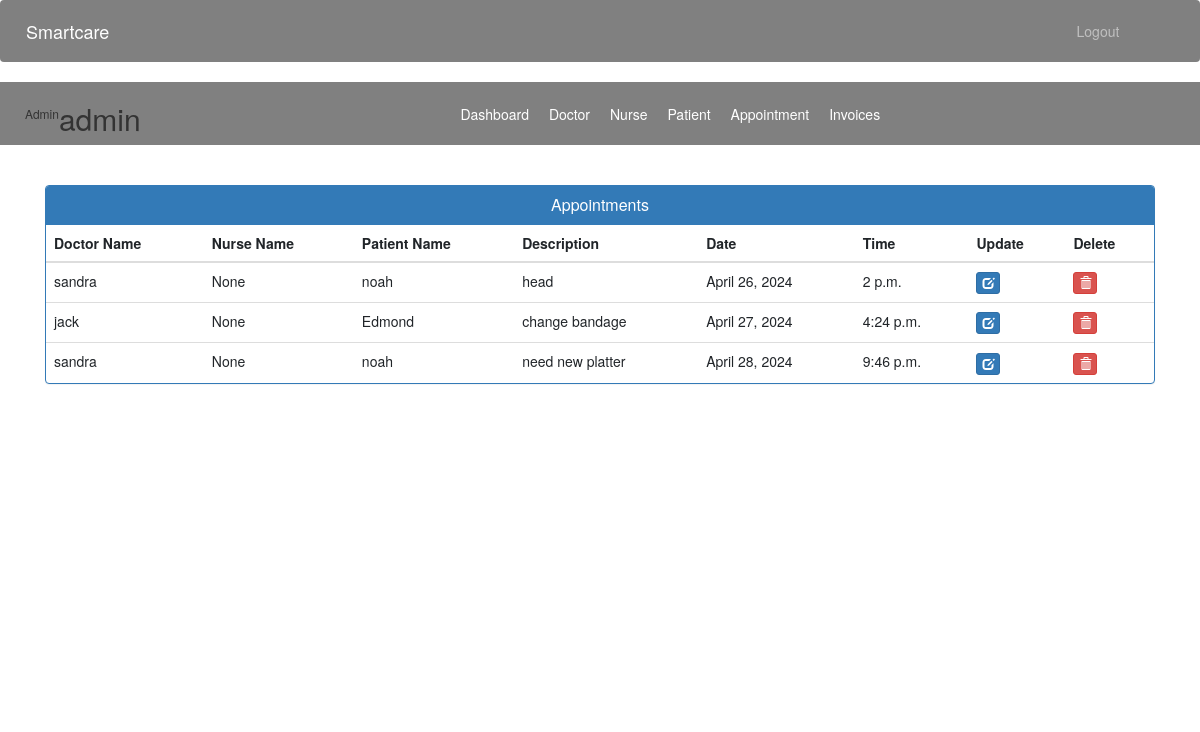
/admin-view-appointment (signed in), run on an earlier commit of the app's database.
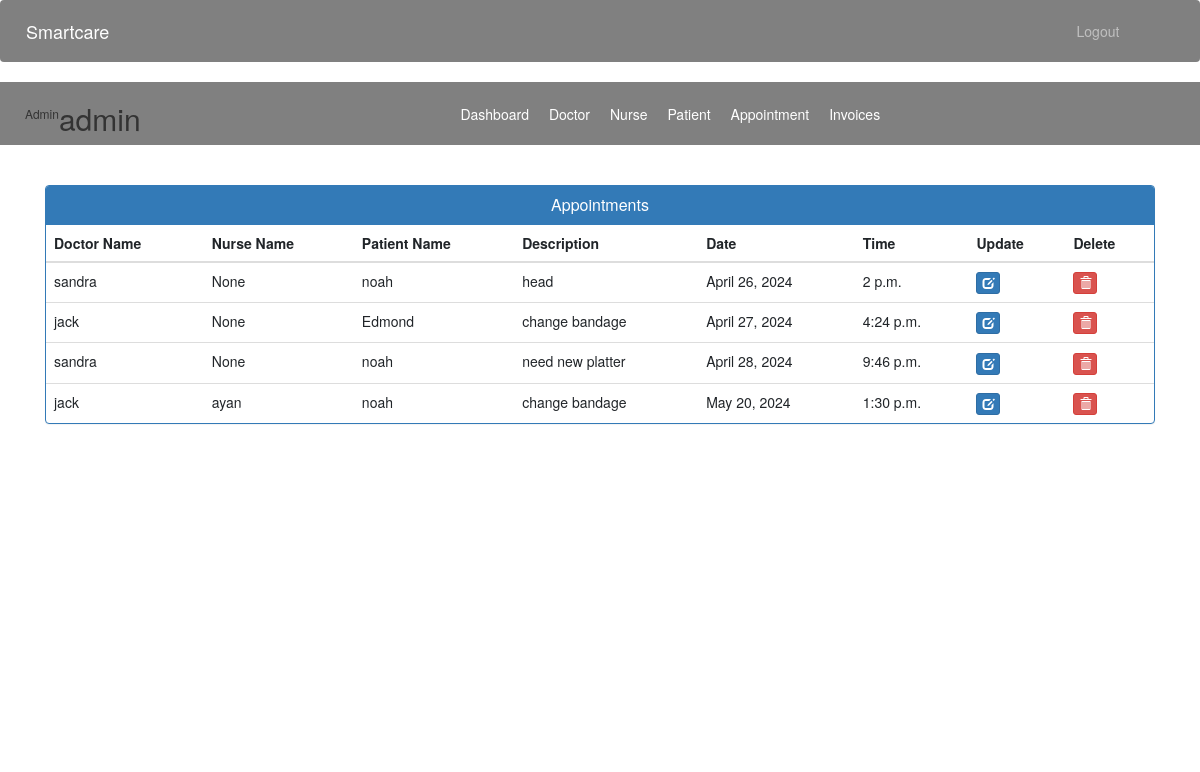
And on a later commit of the database.
### accounts/models.py (models this page shows)
class Appointment(models.Model):
    patientId=models.PositiveIntegerField(null=True)
    doctorId=models.PositiveIntegerField(null=True)
    nurseId=models.PositiveIntegerField(null=True)
    nurseName=models.CharField(max_length=40,null=True)
    patientName=models.CharField(max_length=40,null=True)
    doctorName=models.CharField(max_length=40,null=True)
    appointmentDate = models.DateField()  # Separate date field
    appointmentTime = models.TimeField()
    description=models.TextField(max_length=500)
    status=models.BooleanField(default=False)

### accounts/views.py (the view)
# urls.py: path('admin-view-appointment', views.admin_view_appointment_view,name='admin-view-appointment'),
@login_required(login_url='adminlogin')
@user_passes_test(is_admin)
def admin_view_appointment_view(request):
    appointments = models.Appointment.objects.all().filter(status=True)
    for appointment in appointments:
        appointment.doctorName = models.User.objects.get(id=appointment.doctorId).first_name
        appointment.patientName = models.User.objects.get(id=appointment.patientId).first_name
    return render(request, 'smartcare/admin_view_appointment.html', {'appointments': appointments})

### accounts/views.py (called while the page is built)
def is_admin(user):
    return user.groups.filter(name='ADMIN').exists()

### templates/smartcare/admin_view_appointment.html (shortened to what this page needs)
{% extends 'smartcare/admin_base.html' %}
{% block content %}
<head>
  <link href="//netdna.bootstrapcdn.com/bootstrap/3.0.0/css/bootstrap.min.css" rel="stylesheet" id="bootstrap-css">
</head>
<div class="container">
  <div class="panel panel-primary">
    <div class="panel-heading">
      <h6 class="panel-title">Appointments</h6>
    </div>
    <table class="table table-hover" id="dev-table">
      <thead>
        <tr>
          <th>Doctor Name</th>
          <th>Nurse Name</th>
          <th>Patient Name</th>
          <th>Description</th>
          <th>Date</th>
          <th>Time</th>
          <th>Update</th>
          <th>Delete</th>
        </tr>
      </thead>
      {% for a in appointments %}
      <tr>
        <td> {{a.doctorName}}</td>
        <td> {{a.nurseName}}</td>
        <td>{{a.patientName}}</td>
        <td>{{a.description}}</td>
        <td>{{a.appointmentDate}}</td>
        <td>{{a.appointmentTime}}</td>
        <td><a class="btn btn-primary btn-xs" href="{% url 'update-appointment' a.id  %}"><span class="glyphicon glyphicon-edit"></span></a></td>
        <td><a class="btn btn-danger btn-xs" href="{% url 'delete-appointment-smartcare' a.id  %}"><span class="glyphicon glyphicon-trash"></span></a></td>
      </tr>
      {% endfor %}
    </table>
  </div>
</div>
{% endblock content %}

What changed in the data, as far as the page shows it:
added Appointment: doctorName "jack", nurseName "ayan", patientName "noah", description "change bandage", appointmentDate "May 20, 2024", appointmentTime "1:30 p.m."
